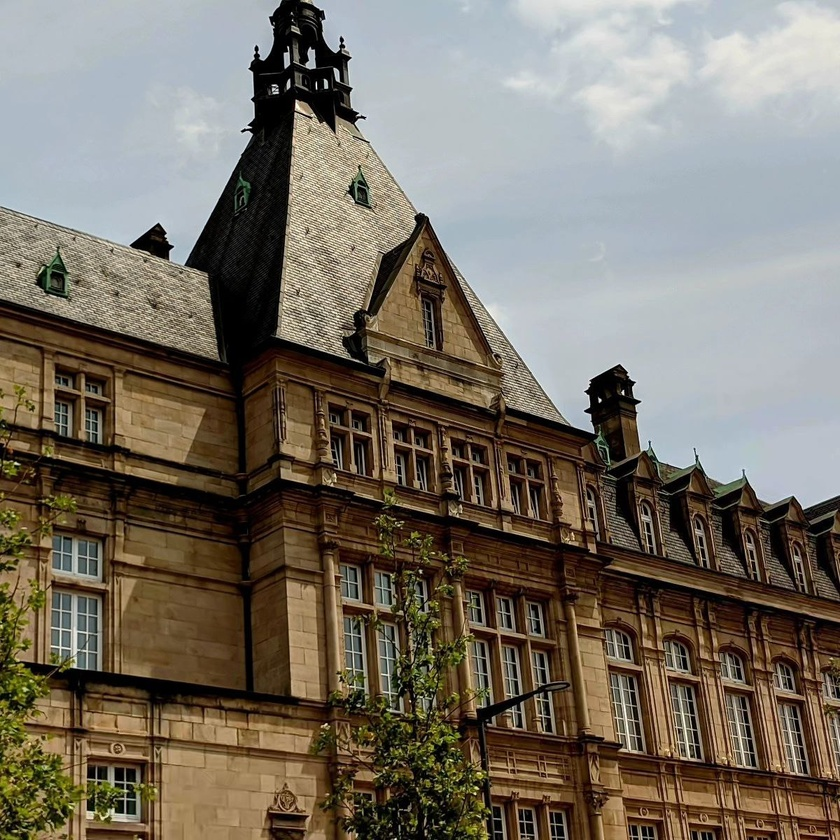
#> input picture photos/castle.jpg, 840 x 840 px, shrunk from 1200 x 1200 before the run
$ python faces.py
#> lines starting #> are read from the running program, lines starting #| are printed output that depends on the picture; after the words box and inside, x2 and y2 are one past the last pixel; in counts of white or black regions, pixels touching at a corner belong together
import cv2

img = cv2.imread('photos/castle.jpg')
#> img is the input picture: shape (840, 840, 3); mean B, G, R 100.6, 112.3, 120.2
gray = cv2.cvtColor(img, cv2.COLOR_BGR2GRAY)
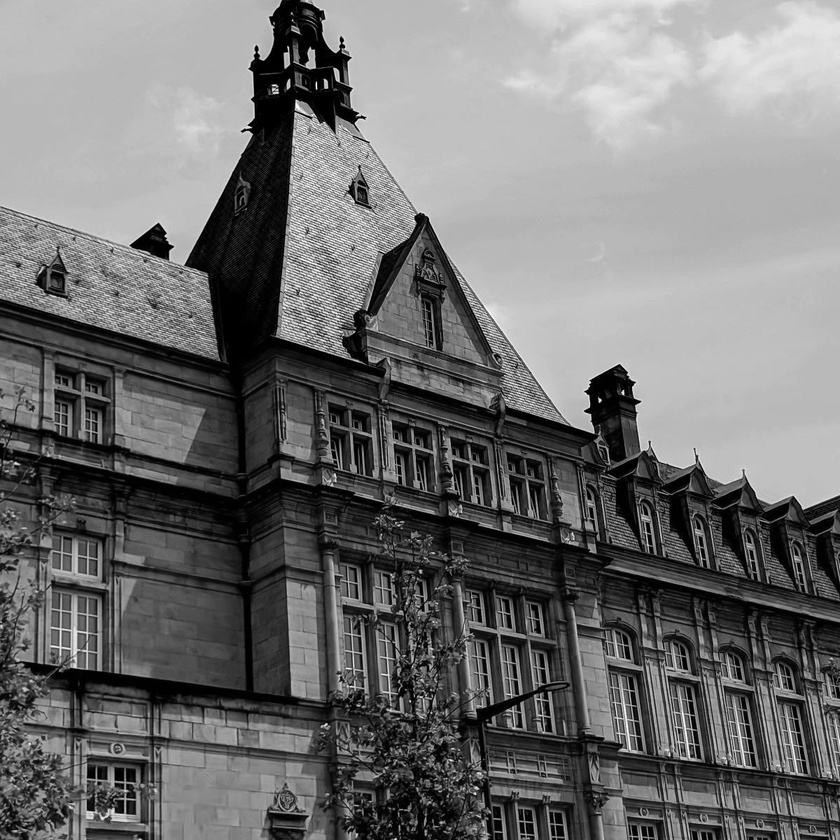
#> gray: shape (840, 840); min 0, max 255, mean 113.4

faces = cv2.CascadeClassifier('faces.xml')  # вытягивает натренированную модель

results = faces.detectMultiScale(gray, scaleFactor=1.1, minNeighbors=2)
#> results = [[234, 539, 102, 102], [241, 722, 96, 96]]

for (x, y, w, h) in results:
    cv2.rectangle(img, (x, y), (x + w, y + h), (0, 255, 0), thickness=2)
#> this loop made 2 passes
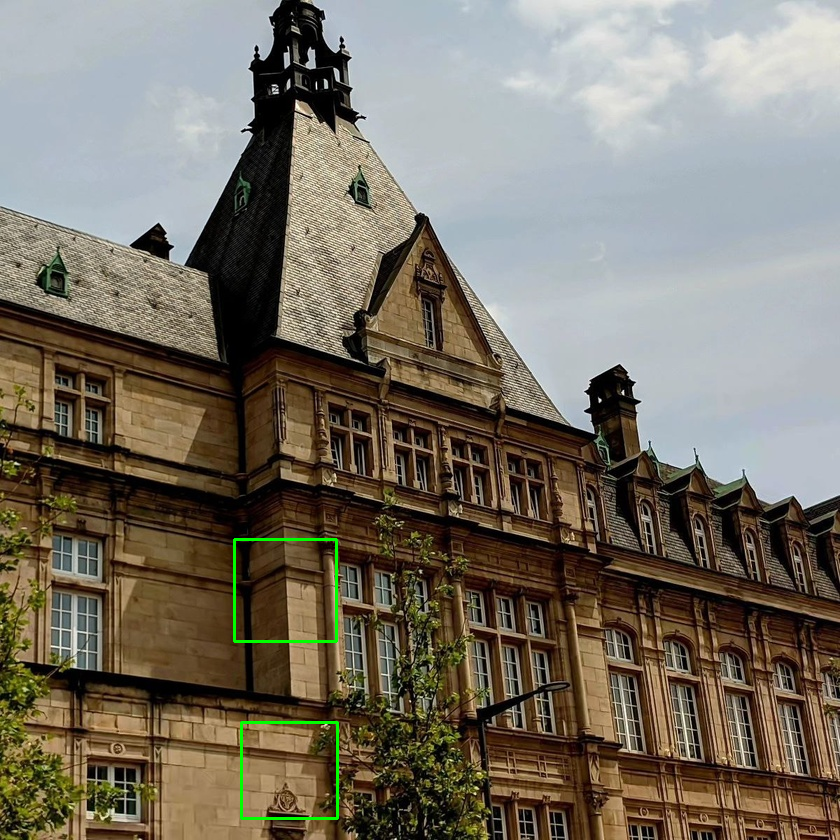
#> img: shape (840, 840, 3); 0.34% of pixels changed, all inside (x1, y1, x2, y2) = (233, 538, 339, 820)

cv2.imshow("Result", img)
cv2.waitKey(0)

$ run again, with photos/3.jpg copied over photos/castle.jpg
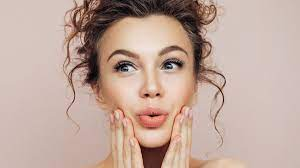
#> input picture photos/3.jpg, 300 x 168 px
#> img is the input picture: shape (168, 300, 3); mean B, G, R 156.4, 167.6, 192.9
#> `gray = cv2.cvtColor(img, cv2.COLOR_BGR2GRAY)`:
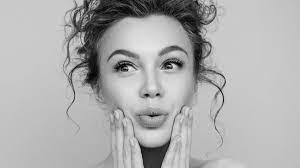
#> gray: shape (168, 300); min 0, max 234, mean 173.9
#> results = [[90, 19, 117, 117]]
#> the loop `for (x, y, w, h) in results:` made 1 pass
#> after the loop `for (x, y, w, h) in results:`:
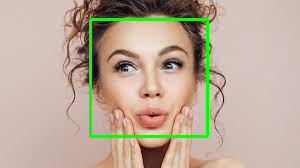
#> img: shape (168, 300, 3); 2.78% of pixels changed, all inside (x1, y1, x2, y2) = (89, 18, 209, 138)

$ run again, with photos/4.jpg copied over photos/castle.jpg
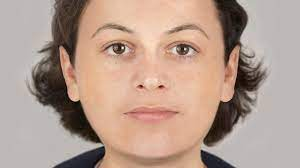
#> input picture photos/4.jpg, 300 x 168 px
#> img is the input picture: shape (168, 300, 3); mean B, G, R 142.5, 155.7, 180.4
#> `gray = cv2.cvtColor(img, cv2.COLOR_BGR2GRAY)`:
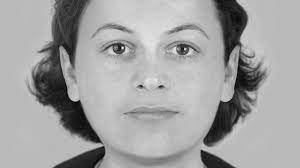
#> gray: shape (168, 300); min 2, max 246, mean 161.6
#> results = [[78, 3, 146, 146]]
#> the loop `for (x, y, w, h) in results:` made 1 pass
#> after the loop `for (x, y, w, h) in results:`:
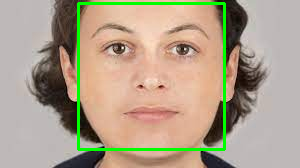
#> img: shape (168, 300, 3); 3.47% of pixels changed, all inside (x1, y1, x2, y2) = (77, 2, 226, 151)
